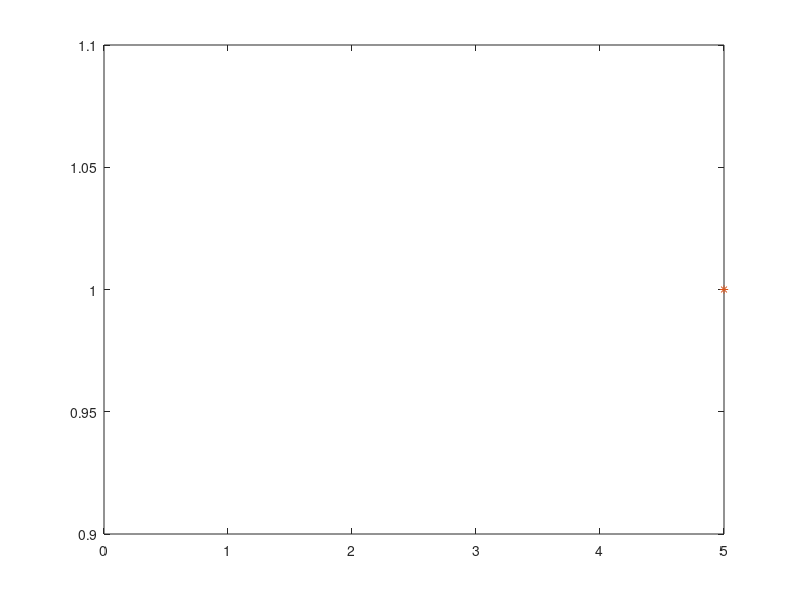

The MATLAB source for this figure:
% serban :)

clc;
pause(1);

% equivalent:
rand(2,3);
unifrnd(0,1,2,3);


binornd(3, 0.5, 2, 3);


% Bernoulli distribution

%S=input("What is the number of simulations?");
%p=input("What is the probability of success?");

%U=rand(1, S);
%X=U<p;

%uniqueX = unique(X);
%numsX = hist(X, length(uniqueX));
%[uniqueX; numsX/S]


% Binomial distribution

S=input("What is the number of simulations?");
n=input("How many trials?");
p=input("What is the probability of success?");

U=rand(n, S);
X=U<p;
sumX=sum(X);

uniqueSumX = unique(sumX);
numsSumX = hist(sumX, length(uniqueSumX));

xvals=0:n;
pdf_xvals=binopdf(xvals, n, p);

plot(xvals, pdf_xvals, "o");
hold on;
plot(uniqueSumX, numsSumX/S, "*");
hold off;

[uniqueSumX; numsSumX/S]
